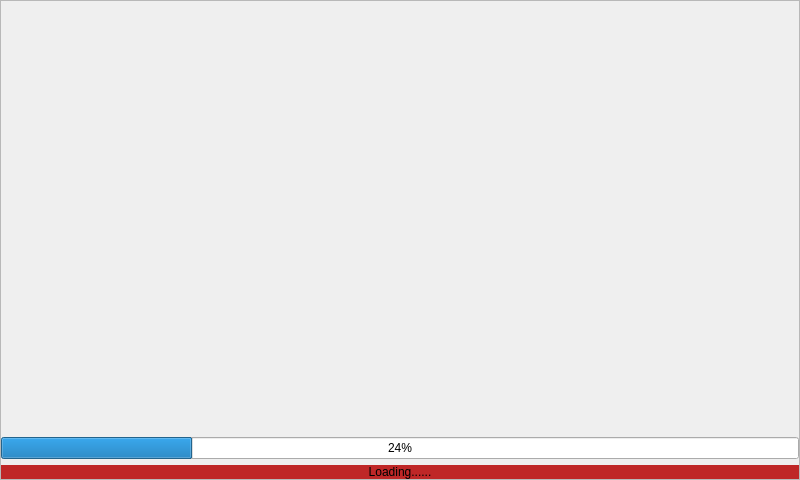
<?xml version="1.0" encoding="UTF-8"?>
<ui version="4.0">
 <class>LanchWidget</class>
 <widget class="QWidget" name="LanchWidget">
  <property name="geometry">
   <rect>
    <x>0</x>
    <y>0</y>
    <width>800</width>
    <height>480</height>
   </rect>
  </property>
  <property name="windowTitle">
   <string>Form</string>
  </property>
  <property name="styleSheet">
   <string notr="true"/>
  </property>
  <layout class="QVBoxLayout" name="verticalLayout">
   <property name="spacing">
    <number>0</number>
   </property>
   <property name="leftMargin">
    <number>0</number>
   </property>
   <property name="topMargin">
    <number>0</number>
   </property>
   <property name="rightMargin">
    <number>0</number>
   </property>
   <property name="bottomMargin">
    <number>0</number>
   </property>
   <item>
    <widget class="QFrame" name="frame">
     <property name="styleSheet">
      <string notr="true">QFrame#frame{
background-image: url(:/resource/lanch.jpg);}</string>
     </property>
     <property name="frameShape">
      <enum>QFrame::StyledPanel</enum>
     </property>
     <property name="frameShadow">
      <enum>QFrame::Raised</enum>
     </property>
     <layout class="QVBoxLayout" name="verticalLayout_2">
      <property name="leftMargin">
       <number>0</number>
      </property>
      <property name="topMargin">
       <number>0</number>
      </property>
      <property name="rightMargin">
       <number>0</number>
      </property>
      <property name="bottomMargin">
       <number>0</number>
      </property>
      <item>
       <spacer name="verticalSpacer">
        <property name="orientation">
         <enum>Qt::Vertical</enum>
        </property>
        <property name="sizeHint" stdset="0">
         <size>
          <width>20</width>
          <height>40</height>
         </size>
        </property>
       </spacer>
      </item>
      <item>
       <widget class="QProgressBar" name="progressBar">
        <property name="value">
         <number>24</number>
        </property>
       </widget>
      </item>
      <item>
       <widget class="QLabel" name="label_message">
        <property name="styleSheet">
         <string notr="true">background-color: rgb(191, 39, 39);</string>
        </property>
        <property name="text">
         <string>Loading......</string>
        </property>
        <property name="alignment">
         <set>Qt::AlignCenter</set>
        </property>
       </widget>
      </item>
     </layout>
    </widget>
   </item>
  </layout>
 </widget>
 <resources/>
 <connections/>
</ui>
